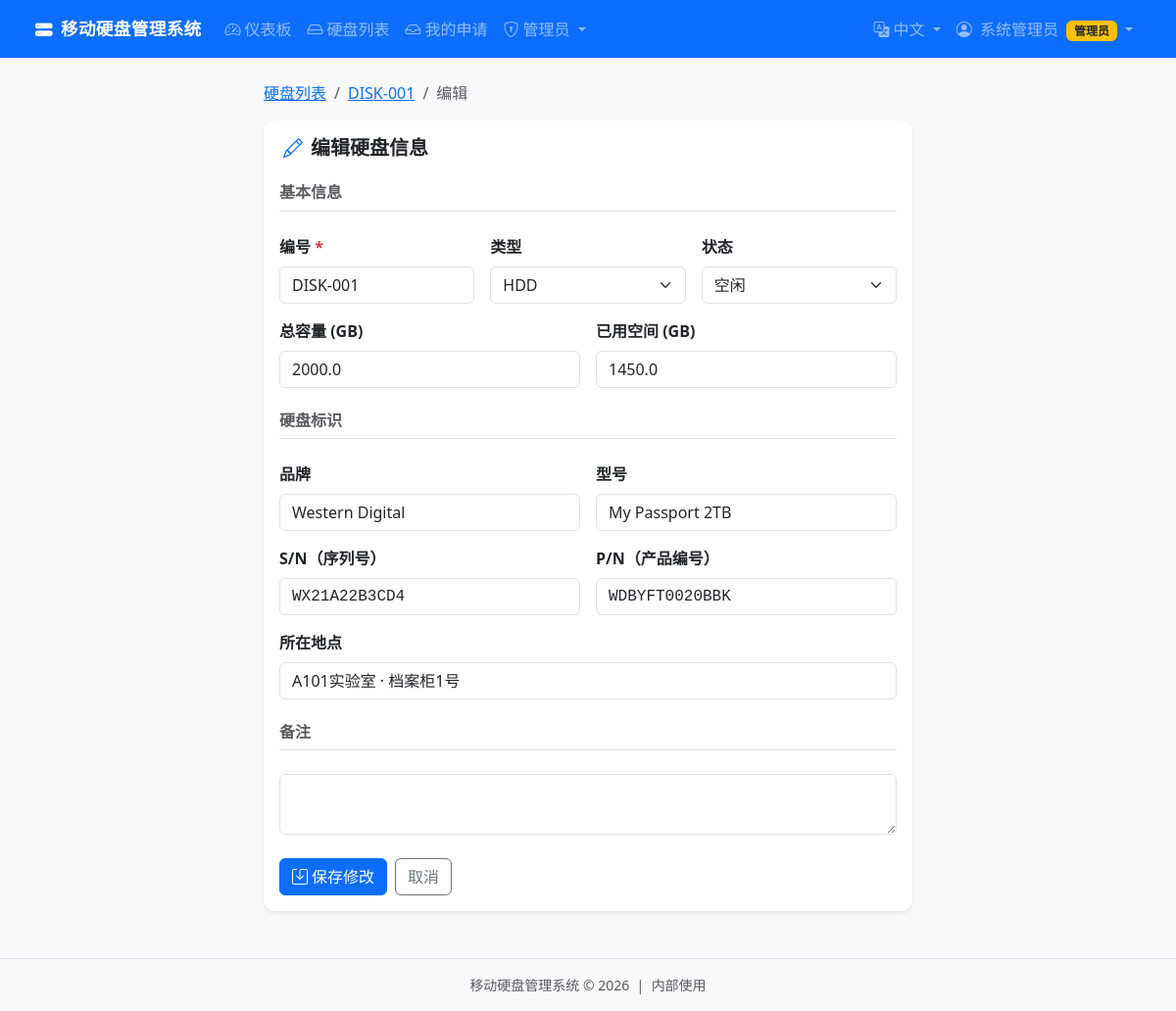
Screenshot of /admin/disks/1/edit (signed in) with the database file from the repository.
### app.py (models this page shows, shortened)
class User(db.Model):
    __tablename__ = 'users'
    id            = db.Column(db.Integer, primary_key=True)
    username      = db.Column(db.String(80), unique=True, nullable=False)
    password_hash = db.Column(db.String(256), nullable=False)
    display_name  = db.Column(db.String(120))
    email         = db.Column(db.String(120))
    department    = db.Column(db.String(120))
    role          = db.Column(db.String(20), default='user')   # 'admin' or 'user'
    created_at    = db.Column(db.DateTime, default=datetime.utcnow)
    disks         = db.relationship('Disk', backref='manager', lazy=True,
                                    foreign_keys='Disk.manager_id')
    requests      = db.relationship('DiskRequest', backref='requester', lazy=True,
                                    foreign_keys='DiskRequest.user_id')

class Disk(db.Model):
    __tablename__ = 'disks'
    id               = db.Column(db.Integer, primary_key=True)
    disk_number      = db.Column(db.String(60), unique=True, nullable=False)  # 编号
    disk_type        = db.Column(db.String(30), default='HDD')                # HDD/SSD/NVMe
    total_space_gb   = db.Column(db.Float, default=0)
    used_space_gb    = db.Column(db.Float, default=0)
    status           = db.Column(db.String(30), default='idle')               # active/idle/faulty/maintenance
    location         = db.Column(db.String(256))                              # 所在地点
    brand            = db.Column(db.String(120))                              # 品牌
    model_name       = db.Column(db.String(120))                              # 型号
    serial_number    = db.Column(db.String(120))                              # S/N 序列号
    part_number      = db.Column(db.String(120))                              # P/N 产品编号
    manager_id       = db.Column(db.Integer, db.ForeignKey('users.id'), nullable=True)
    management_start = db.Column(db.Date, nullable=True)
    notes            = db.Column(db.Text, default='')
    created_at       = db.Column(db.DateTime, default=datetime.utcnow)
    updated_at       = db.Column(db.DateTime, default=datetime.utcnow, onupdate=datetime.utcnow)
    data_entries         = db.relationship('DataEntry', backref='disk', lazy=True,
                                           cascade='all, delete-orphan')
    requests             = db.relationship('DiskRequest', backref='disk', lazy=True,
                                           cascade='all, delete-orphan')
    history              = db.relationship('ManagementHistory', backref='disk', lazy=True,
                                           cascade='all, delete-orphan')
    audit_logs           = db.relationship('AuditLog', backref='disk', lazy=True,
                                           cascade='all, delete-orphan')

### app.py (the view, shortened to what this page needs)
@app.route('/admin/disks/<int:disk_id>/edit', methods=['GET', 'POST'])
@admin_required
def edit_disk(disk_id):
    disk = Disk.query.get_or_404(disk_id)
    return render_template('admin/edit_disk.html', disk=disk)

### app.py (called while the page is built)
def admin_required(f):
    @wraps(f)
    def decorated(*args, **kwargs):
        if 'user_id' not in session:
            flash(_('flash.login_required'), 'warning')
            return redirect(url_for('login'))
        user = User.query.get(session['user_id'])
        if not user or user.role != 'admin':
            flash(_('flash.admin_required'), 'danger')
            return redirect(url_for('dashboard'))
        return f(*args, **kwargs)
    return decorated

def current_user():
    if 'user_id' in session:
        return User.query.get(session['user_id'])
    return None

def pending_count():
    return DiskRequest.query.filter_by(status='pending').count()

@app.context_processor
def inject_i18n():
    return {
        'lang': get_locale(),
        'IMPORTANCE_LABELS': importance_labels(),
        'BACKUP_LABELS': backup_labels(),
    }

@app.context_processor
def inject_now():
    return {'now': datetime.utcnow()}

### i18n.py (called while the page is built)
def get_locale():
    lang = session.get('lang', DEFAULT_LANGUAGE)
    return lang if lang in SUPPORTED_LANGUAGES else DEFAULT_LANGUAGE

def _(key, **kwargs):
    lang = get_locale()
    text = MESSAGES.get(lang, {}).get(key) or MESSAGES.get(DEFAULT_LANGUAGE, {}).get(key) or key
    if kwargs:
        try:
            return text.format(**kwargs)
        except (KeyError, ValueError):
            return text
    return text

def status_label(status):
    return _(f'status.{status}', **{}) if status else status

def importance_labels():
    return {k: _(f'importance.{k}') for k in ('critical', 'important', 'normal', 'temp')}

def backup_labels():
    return {k: _(f'backup.{k}') for k in ('backed_up', 'not_backed', 'unknown')}

### templates/admin/edit_disk.html (shortened to what this page needs)
{% extends 'base.html' %}
{% block content %}
<div class="row justify-content-center">
  <div class="col-lg-7">
    <nav aria-label="breadcrumb" class="mb-3">
      <ol class="breadcrumb">
        <li class="breadcrumb-item"><a href="{{ url_for('disks') }}">{{ _('nav.disks') }}</a></li>
        <li class="breadcrumb-item">
          <a href="{{ url_for('disk_detail', disk_id=disk.id) }}">{{ disk.disk_number }}</a>
        </li>
        <li class="breadcrumb-item active">{{ _('common.edit') }}</li>
      </ol>
    </nav>
    <div class="card border-0 shadow-sm">
      <div class="card-header bg-transparent border-0">
        <h5 class="fw-bold mb-0"><i class="bi bi-pencil me-2 text-primary"></i>{{ _('page.admin.edit_disk.title') }}</h5>
      </div>
      <div class="card-body">
        <form method="POST">
          <div class="row g-3">
            <div class="col-12"><h6 class="text-muted fw-semibold border-bottom pb-2">{{ _('page.admin.add_disk.basic_info') }}</h6></div>
            <div class="col-md-4">
              <label class="form-label fw-semibold">{{ _('page.admin.add_disk.disk_id') }} <span class="text-danger">*</span></label>
              <input type="text" name="disk_number" class="form-control" required
                     value="{{ disk.disk_number }}">
            </div>
            <div class="col-md-4">
              <label class="form-label fw-semibold">{{ _('common.type') }}</label>
              <select name="disk_type" class="form-select">
                {% for t in ['HDD','SSD','NVMe'] %}
                <option value="{{ t }}" {{ 'selected' if disk.disk_type==t }}>{{ t }}</option>
                {% endfor %}
              </select>
            </div>
            <div class="col-md-4">
              <label class="form-label fw-semibold">{{ _('common.status') }}</label>
              <select name="status" class="form-select">
                {% for s in ['active','idle','maintenance','faulty'] %}
                <option value="{{ s }}" {{ 'selected' if disk.status==s }}>{{ status_label(s) }}</option>
                {% endfor %}
              </select>
            </div>
            <div class="col-md-6">
              <label class="form-label fw-semibold">{{ _('page.admin.add_disk.total_gb') }}</label>
              <input type="number" step="0.1" name="total_space_gb" class="form-control"
                     value="{{ disk.total_space_gb }}">
            </div>
            <div class="col-md-6">
              <label class="form-label fw-semibold">{{ _('page.admin.add_disk.used_gb') }}</label>
              <input type="number" step="0.1" name="used_space_gb" class="form-control"
                     value="{{ disk.used_space_gb }}">
            </div>
            <div class="col-12"><h6 class="text-muted fw-semibold border-bottom pb-2 mt-2">{{ _('page.admin.add_disk.identity') }}</h6></div>
            <div class="col-md-6">
              <label class="form-label fw-semibold">{{ _('common.brand') }}</label>
              <input type="text" name="brand" class="form-control"
                     value="{{ disk.brand or '' }}">
            </div>
            <div class="col-md-6">
              <label class="form-label fw-semibold">{{ _('common.model') }}</label>
              <input type="text" name="model_name" class="form-control"
                     value="{{ disk.model_name or '' }}">
            </div>
            <div class="col-md-6">
              <label class="form-label fw-semibold">{{ _('page.admin.add_disk.sn') }}</label>
              <input type="text" name="serial_number" class="form-control font-monospace"
                     value="{{ disk.serial_number or '' }}">
            </div>
            <div class="col-md-6">
              <label class="form-label fw-semibold">{{ _('page.admin.add_disk.pn') }}</label>
              <input type="text" name="part_number" class="form-control font-monospace"
                     value="{{ disk.part_number or '' }}"
                     placeholder="{{ _('page.admin.add_disk.pn_ph') }}">
            </div>
            <div class="col-12">
              <label class="form-label fw-semibold">{{ _('page.admin.add_disk.location') }}</label>
              <input type="text" name="location" class="form-control"
                     value="{{ disk.location or '' }}"
                     placeholder="{{ _('page.admin.add_disk.location_ph') }}">
            </div>
            <div class="col-12"><h6 class="text-muted fw-semibold border-bottom pb-2 mt-2">{{ _('common.notes') }}</h6></div>
            <div class="col-12">
              <textarea name="notes" class="form-control" rows="2">{{ disk.notes or '' }}</textarea>
            </div>
          </div>
          <div class="d-flex gap-2 mt-4">
            <button type="submit" class="btn btn-primary">
              <i class="bi bi-save me-1"></i>{{ _('page.admin.edit_disk.save') }}
            </button>
            <a href="{{ url_for('disk_detail', disk_id=disk.id) }}" class="btn btn-outline-secondary">{{ _('common.cancel') }}</a>
          </div>
        </form>
      </div>
    </div>
  </div>
</div>
{% endblock %}

### templates/base.html (shortened to what this page needs)
<!DOCTYPE html>
<html lang="{{ 'en' if lang == 'en' else 'zh-CN' }}">
<head>
  <link rel="stylesheet" href="https://cdn.jsdelivr.net/npm/bootstrap@5.3.2/dist/css/bootstrap.min.css">
  <link rel="stylesheet" href="https://cdn.jsdelivr.net/npm/bootstrap-icons@1.11.3/font/bootstrap-icons.min.css">
  <link rel="stylesheet" href="{{ url_for('static', filename='css/style.css') }}">
</head>
<body class="bg-body-tertiary">
{% if current_user() %}
<nav class="navbar navbar-expand-lg navbar-dark bg-primary shadow-sm">
  <div class="container-fluid">
    <a class="navbar-brand fw-bold" href="{{ url_for('dashboard') }}">
      <i class="bi bi-hdd-stack-fill me-2"></i>{{ _('app.name') }}
    </a>
    <div class="collapse navbar-collapse" id="navContent">
      <ul class="navbar-nav me-auto">
        <li class="nav-item">
          <a class="nav-link {% if request.endpoint == 'dashboard' %}active{% endif %}"
             href="{{ url_for('dashboard') }}">
            <i class="bi bi-speedometer2 me-1"></i>{{ _('nav.dashboard') }}
          </a>
        </li>
        <li class="nav-item">
          <a class="nav-link {% if request.endpoint in ['disks','disk_detail'] %}active{% endif %}"
             href="{{ url_for('disks') }}">
            <i class="bi bi-hdd me-1"></i>{{ _('nav.disks') }}
          </a>
        </li>
        <li class="nav-item">
          <a class="nav-link {% if request.endpoint == 'my_requests' %}active{% endif %}"
             href="{{ url_for('my_requests') }}">
            <i class="bi bi-inbox me-1"></i>{{ _('nav.my_requests') }}
          </a>
        </li>
        {% if session.get('role') == 'admin' %}
        <li class="nav-item dropdown">
          <a class="nav-link dropdown-toggle" href="#" role="button" data-bs-toggle="dropdown">
            <i class="bi bi-shield-lock me-1"></i>{{ _('nav.admin') }}
          </a>
                {% set pc = pending_count() %}
        </li>
        {% endif %}
      </ul>
      <ul class="navbar-nav">
        <li class="nav-item dropdown">
          <a class="nav-link dropdown-toggle" href="#" role="button" data-bs-toggle="dropdown">
            <i class="bi bi-translate me-1"></i>{{ _('lang.zh') if lang == 'zh' else _('lang.en') }}
          </a>
        </li>
        <li class="nav-item dropdown">
          <a class="nav-link dropdown-toggle" href="#" role="button" data-bs-toggle="dropdown">
            <i class="bi bi-person-circle me-1"></i>
            {{ current_user().display_name or current_user().username }}
            {% if session.get('role') == 'admin' %}
              <span class="badge bg-warning text-dark ms-1">{{ _('role.admin') }}</span>
            {% endif %}
          </a>
        </li>
      </ul>
    </div>
  </div>
</nav>
{% endif %}
<main class="container-fluid py-4 px-4">
  {% block content %}{% endblock %}
</main>
<footer class="text-center text-muted py-3 small border-top mt-4">
  {{ _('app.name') }} &copy; {{ now.year }} &nbsp;|&nbsp; {{ _('app.footer') }}
</footer>
</body>
</html>

### static/css/style.css (style rules this page uses)
body { font-family: "PingFang SC", "Microsoft YaHei", "Segoe UI", sans-serif; min-height: 100vh; display: flex; flex-direction: column; }
main.container-fluid { flex: 1; }
.navbar { padding: 0.6rem 1.5rem; }
.navbar-brand { font-size: 1.1rem; letter-spacing: 0.02em; }
.card { border-radius: 0.75rem !important; }
.card-header { border-radius: 0.75rem 0.75rem 0 0 !important; padding: 1rem 1.25rem 0.5rem; }
a { color: #0d6efd; }

### rows the page displays
User: display_name "系统管理员"
Disk: disk_number "DISK-001", total_space_gb "2000.0", used_space_gb "1450.0", brand "Western Digital", model_name "My Passport 2TB", serial_number "WX21A22B3CD4", part_number "WDBYFT0020BBK", location "A101实验室 · 档案柜1号"

### other values shown
form field disk_type "HDD"
form field status "空闲"
